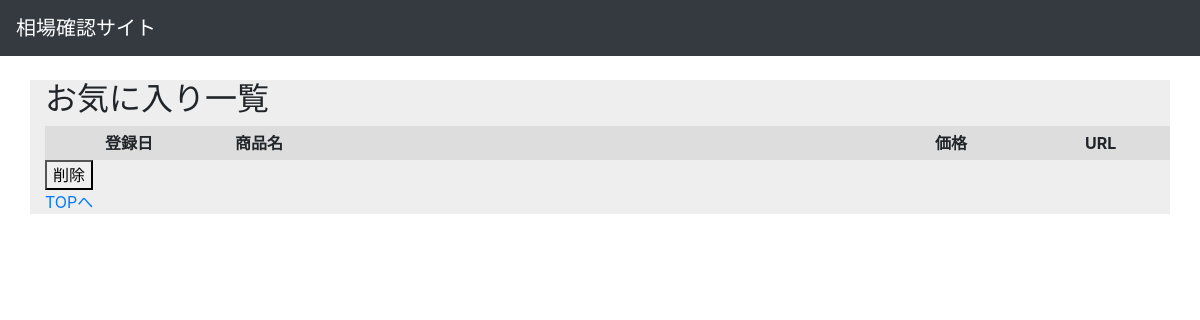
Before: /fav_list/ with the older database file.
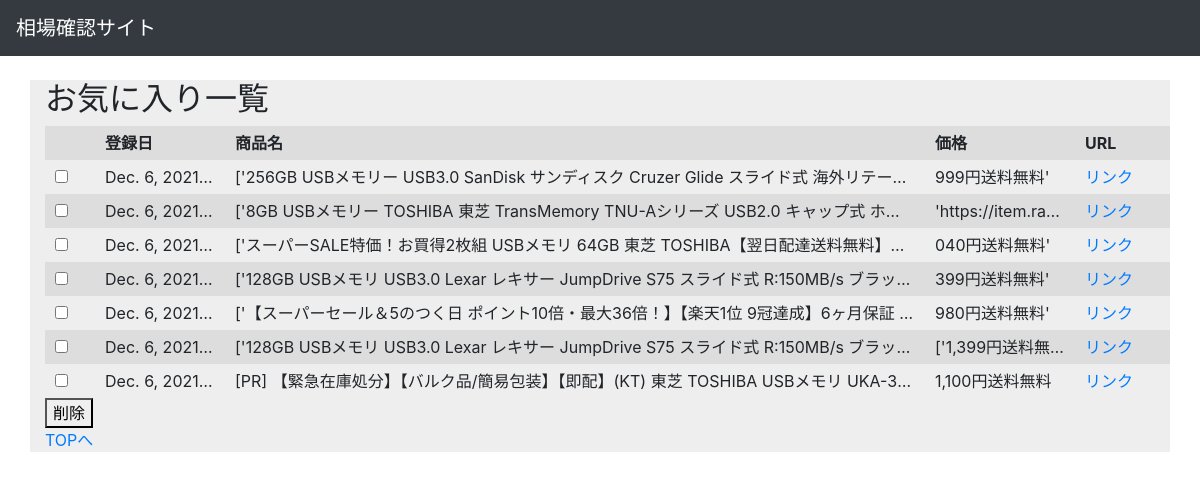
After: the same page with the newer database file.
### app_scrape/models.py (models this page shows, shortened)
class Fav(models.Model):
    created = models.DateTimeField(
        auto_now_add=True,
        editable=False,
        null=False,
    )
    name = models.TextField(
        max_length=255,
        blank=False,
        null=False,
        unique=True,
    )
    price = models.CharField(
        max_length=255,
        blank=False,
        null=False,
        unique=True,
    )
    url = models.CharField(
        max_length=255,
        blank=False,
        null=False,
        unique=True,
    )

### app_scrape/views.py (the view, shortened to what this page needs)
# urls.py: path('fav_list/', app_scrape.FavView.as_view(), name='fav_list'),
class FavView(ListView):
    template_name = "fav_list.html"
    model = Fav

### app_scrape/templates/fav_list.html (shortened to what this page needs)
{% extends "base.html" %}
{% block main %}
<h2>お気に入り一覧</h2>
<form action="" method="POST">
    <table>
        <tr>
            <th class="5" width="50" height="10"></th>
            <th class="4" width="130" height="10">登録日</th>
            <th class="1" width="700" height="10">商品名</th>
            <th class="2" width="150" height="10">価格</th>
            <th class="3" width="100" height="10">URL</th>
        </tr>
        {% for fav in object_list %}
        <tr>
            <td><input type="checkbox" name="delete" value="{{ fav.pk }}"></td>
            <td class="4" width="130" height="10">{{fav.created}}</td>
            <td width="700" height="10">{{fav.name}}</td>
            <td width="150" height="20">{{fav.price}}</td>
            <td width="100" height="10"><a href={{fav.url}}>リンク</a></td>
        </tr>
        {% endfor %}
    </table>
    <button type="submit">削除</button>
</form>
<a href="{% url '' %}">TOPへ</a>
{% endblock %}

Changed rows visible on the page:
added Fav: created "Dec. 6, 2021…", name "['256GB USBメモリー USB3.0 SanDisk サンディスク Cruzer Glide スライド式 海外リテー…", price "999円送料無料'"
added Fav: created "Dec. 6, 2021…", name "['8GB USBメモリー TOSHIBA 東芝 TransMemory TNU-Aシリーズ USB2.0 キャップ式 ホ…", price "'https://item.ra…"
added Fav: created "Dec. 6, 2021…", name "['スーパーSALE特価！お買得2枚組 USBメモリ 64GB 東芝 TOSHIBA【翌日配達送料無料】…", price "040円送料無料'"
added Fav: created "Dec. 6, 2021…", name "['128GB USBメモリ USB3.0 Lexar レキサー JumpDrive S75 スライド式 R:150MB/s ブラッ…", price "399円送料無料'"
added Fav: created "Dec. 6, 2021…", name "['【スーパーセール＆5のつく日 ポイント10倍・最大36倍！】【楽天1位 9冠達成】6ヶ月保証…", price "980円送料無料'"
added Fav: created "Dec. 6, 2021…", name "['128GB USBメモリ USB3.0 Lexar レキサー JumpDrive S75 スライド式 R:150MB/s ブラッ…", price "['1,399円送料無…"
added Fav: created "Dec. 6, 2021…", name "[PR] 【緊急在庫処分】【バルク品/簡易包装】【即配】(KT) 東芝 TOSHIBA USBメモリ UKA-3…", price "1,100円送料無料"
